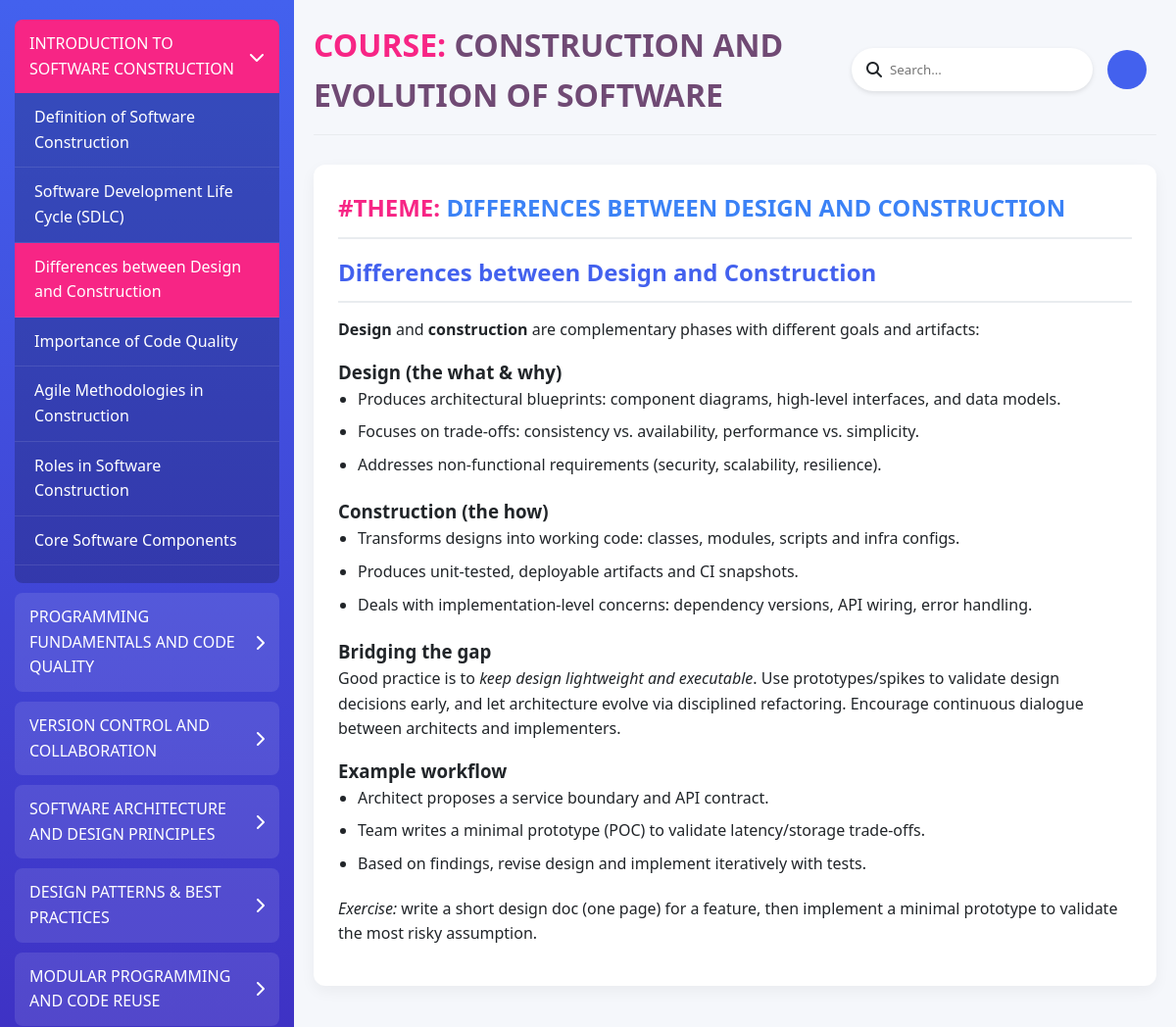
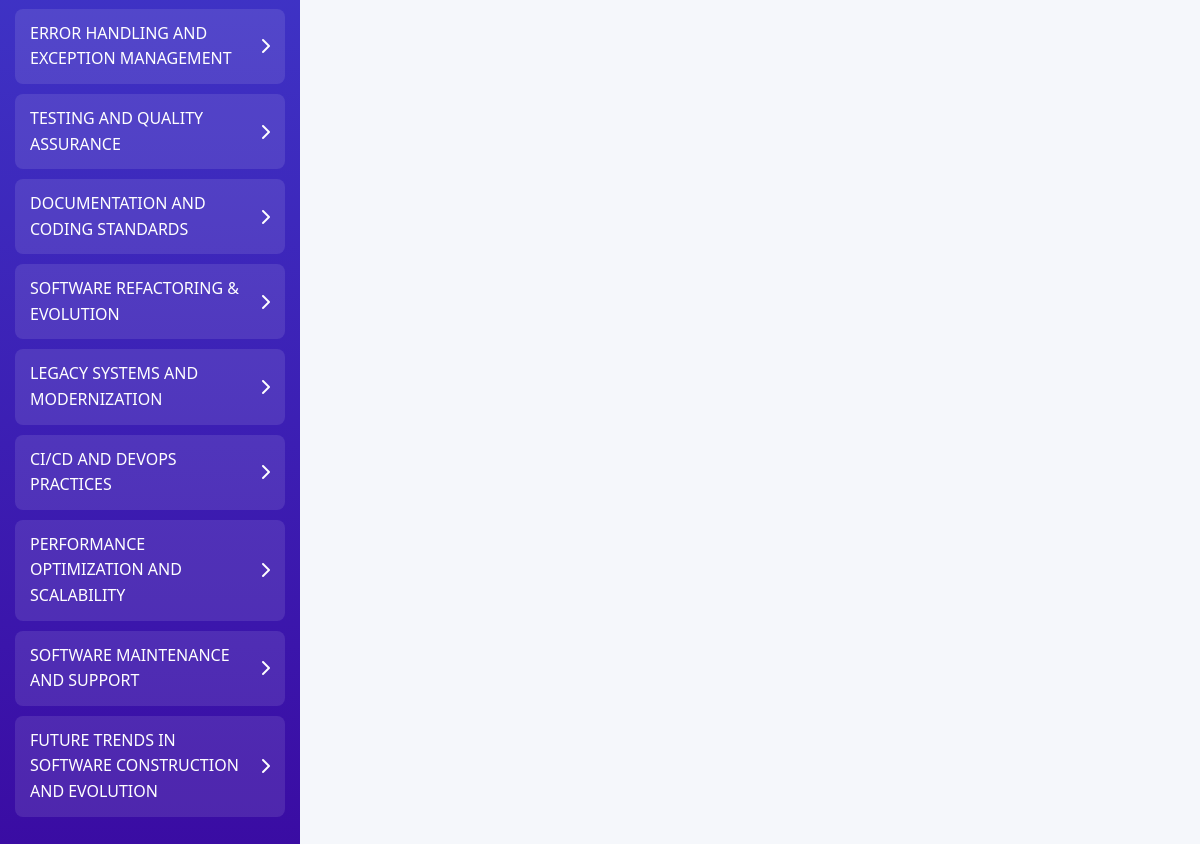
Screenshot of /course/topic/11/ with the database file from the repository (2 pictures, top to bottom).
### learning/models.py (models this page shows, shortened)
class Chapter(models.Model):
    course = models.ForeignKey(
        Course, related_name="chapters", on_delete=models.CASCADE
    )
    title = models.CharField(max_length=200)
    order = models.PositiveIntegerField(default=1)
    class Meta:
        ordering = ["order"]

class Topic(models.Model):
    chapter = models.ForeignKey(
        Chapter, related_name="topics", on_delete=models.CASCADE
    )
    title = models.CharField(max_length=200)
    content = RichTextField()
    order = models.PositiveIntegerField(default=1)
    class Meta:
        ordering = ["order"]

class Course(models.Model):
    title = models.CharField(max_length=200)
    description = models.TextField()
    created_at = models.DateTimeField(auto_now_add=True)

### learning/views.py (the view)
# urls.py: path("course/", views.course_content, name="course_content"),
def course_content(request, topic_id=None):
    course = Course.objects.first()
    chapters = course.chapters.all()  # type: ignore
    selected_topic = None
    if topic_id:
        selected_topic = get_object_or_404(Topic, id=topic_id)
    else:
        first_chapter = chapters.first()
        if first_chapter:
            selected_topic = first_chapter.topics.first()
    topic_id = selected_topic.id # type: ignore
    topic = get_object_or_404(Topic, id=topic_id)
    return render(
        request,
        "course_content.html",
        {
            "course": course,
            "chapters": chapters,
            "selected_topic": selected_topic,
            "current_topic": topic,
        },
    )

### learning/templates/course_content.html (shortened to what this page needs)
{% load static %}
<!DOCTYPE html>
<html lang="en">
<head>
    <link rel="stylesheet" href="https://cdnjs.cloudflare.com/ajax/libs/font-awesome/6.4.0/css/all.min.css">
    <link rel="stylesheet" href="{% static 'course/style.css' %}">
</head>
<body>
    {% block content %}
    <div class="container">
        <div class="sidebar">
            <div class="chapters">
                {% for chapter in course.chapters.all %}
                <div class="chapter-item">
                    <div class="chapter-header {% if chapter.id == current_topic.chapter.id %}active{% endif %}">
                        <span>{{ chapter.title|upper }}</span>
                        <i
                            class="fas {% if chapter.id == current_topic.chapter.id %}fa-chevron-down{% else %}fa-chevron-right{% endif %}"></i>
                    </div>
                    <div class="topics {% if chapter.id == current_topic.chapter.id %}show{% endif %}">
                        {% for topic in chapter.topics.all %}
                        <div class="topic-item {% if topic.id == current_topic.id %}active{% endif %}"
                            onclick="window.location.href='{% url 'course_topic' topic.id %}'">
                            {{ topic.title }}
                        </div>
                        {% endfor %}
                    </div>
                </div>
                {% endfor %}
            </div>
        </div>
        <div class="main-content">
            <div class="header">
                <h1 style="color: #704A74;"><span style="color: #f72585;">COURSE:</span> {{ course.title }}</h1>
                <div class="user-actions">
                    <div class="search-box">
                        <i class="fas fa-search"></i>
                        <input type="text" placeholder="Search...">
                    </div>
                    <div class="user-profile">
                        <div class="avatar">{{ request.user.username|slice:":2"|upper }}</div>
                    </div>
                </div>
            </div>
            <div class="content" id="main-content">
                {% if selected_topic %}
                <h2 style="color:#3b82f6;"><span style="color: #f72585;">#THEME:</span> {{ selected_topic.title|upper }}</h2>
                <p>{{ selected_topic.content|safe  }}</p>
                {% endif %}
            </div>
        </div>
    </div>
    {% endblock %}
</body>
</html>

### learning/static/course/style.css (style rules this page uses)
:root { --primary: #4361ee; --secondary: #3a0ca3; --accent: #f72585; --light: #f8f9fa; --dark: #212529; --success: #4cc9f0; --warning: #ffd166; --danger: #ef476f; --gray: #6c757d; --light-gray: #e9ecef; }
* { margin: 0; padding: 0; box-sizing: border-box; font-family: 'Segoe UI', Tahoma, Geneva, Verdana, sans-serif; }
body { background-color: #f5f7fb; color: var(--dark); line-height: 1.6; }
.container { display: flex; min-height: 100vh; }
.sidebar { width: 25%; background: linear-gradient(to bottom, var(--primary), var(--secondary)); color: white; padding: 20px 0; overflow-y: auto; transition: all 0.3s ease; }
.chapters { padding: 0 15px; }
.chapter-item { margin-bottom: 10px; border-radius: 8px; overflow: hidden; }
.chapter-header { background-color: rgba(255, 255, 255, 0.1); padding: 12px 15px; cursor: pointer; display: flex; justify-content: space-between; align-items: center; transition: all 0.3s ease; }
.chapter-header.active { background-color: var(--accent); }
.topics { background-color: rgba(0, 0, 0, 0.2); max-height: 0; overflow: hidden; transition: max-height 0.3s ease; }
.topics.show { max-height: 500px; }
.topic-item { padding: 12px 20px; border-bottom: 1px solid rgba(255, 255, 255, 0.1); cursor: pointer; transition: all 0.3s ease; }
.topic-item.active { background-color: var(--accent); }
.main-content { flex: 1; padding: 20px; overflow-y: auto; }
.header { display: flex; justify-content: space-between; align-items: center; margin-bottom: 30px; padding-bottom: 15px; border-bottom: 1px solid var(--light-gray); }
.user-actions { display: flex; align-items: center; gap: 15px; }
.search-box { display: flex; align-items: center; background-color: white; border-radius: 50px; padding: 5px 15px; box-shadow: 0 2px 5px rgba(0, 0, 0, 0.1); }
.search-box input { border: none; outline: none; padding: 8px; width: 200px; }
.user-profile { display: flex; align-items: center; gap: 10px; }
.avatar { width: 40px; height: 40px; border-radius: 50%; background-color: var(--primary); color: white; display: flex; align-items: center; justify-content: center; font-weight: bold; }
.content { background-color: white; border-radius: 12px; padding: 25px; box-shadow: 0 5px 15px rgba(0, 0, 0, 0.05); margin-bottom: 25px; }
.content h2 { color: var(--primary); margin-bottom: 15px; padding-bottom: 10px; border-bottom: 2px solid var(--light-gray); }
.content p { margin-bottom: 15px; }
.content ul, .content ol { margin-left: 20px; margin-bottom: 20px; }
.content li { margin-bottom: 8px; }

### rows the page displays
Chapter: title "INTRODUCTION TO SOFTWARE CONSTRUCTION"
Topic: title "Definition of Software Construction"
Topic: title "Software Development Life Cycle (SDLC)"
Topic: title "Differences between Design and Construction", title "DIFFERENCES BETWEEN DESIGN AND CONSTRUCTION", content "Differences between Design and Construction Design and construction are complementary phases with different goals and artifacts: Design (the what & why) Produces architectural blueprints: component diagrams, high-level interfaces, and data models. Focuses on trade-offs: consistency vs. availability, performance vs. simplicity. Addresses non-functional requirements (security, scalability, resilience). Construction (the how) Transforms designs into working code: classes, modules, scripts and infra configs. Produces unit-tested, deployable artifacts and CI snapshots. Deals with implementation-level concerns: dependency versions, API wiring, error handling. Bridging the gap Good practice is to…"
Topic: title "Importance of Code Quality"
Topic: title "Agile Methodologies in Construction"
Topic: title "Roles in Software Construction"
Topic: title "Core Software Components"
Chapter: title "PROGRAMMING FUNDAMENTALS AND CODE QUALITY"
Chapter: title "VERSION CONTROL AND COLLABORATION"
Chapter: title "SOFTWARE ARCHITECTURE AND DESIGN PRINCIPLES"
Chapter: title "DESIGN PATTERNS & BEST PRACTICES"
Chapter: title "MODULAR PROGRAMMING AND CODE REUSE"
Chapter: title "ERROR HANDLING AND EXCEPTION MANAGEMENT"
Chapter: title "TESTING AND QUALITY ASSURANCE"
Chapter: title "DOCUMENTATION AND CODING STANDARDS"
Chapter: title "SOFTWARE REFACTORING & EVOLUTION"
Chapter: title "LEGACY SYSTEMS AND MODERNIZATION"
Chapter: title "CI/CD AND DEVOPS PRACTICES"
Chapter: title "PERFORMANCE OPTIMIZATION AND SCALABILITY"
Chapter: title "SOFTWARE MAINTENANCE AND SUPPORT"
Chapter: title "FUTURE TRENDS IN SOFTWARE CONSTRUCTION AND EVOLUTION"
Course: title "CONSTRUCTION AND EVOLUTION OF SOFTWARE"
